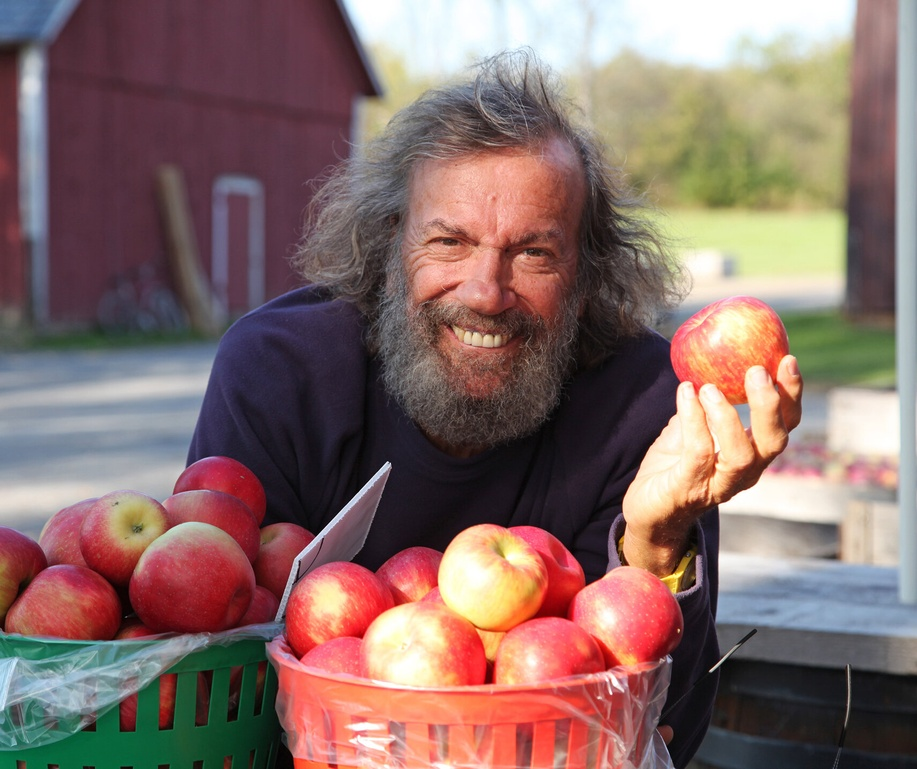
#> input picture Assignment1_Object-Detection/ressources/1person.jpg, 917 x 769 px, shrunk from 1710 x 1434 before the run, given in place of template.jpg, which was not available
$ python problem1.py
#> lines starting #> are read from the running program, lines starting #| are printed output that depends on the picture; pictures that were not available may be replaced by others from this repository, and a replacement may not be noted
### Assignment1_Object-Detection/src/Matcher.py
#!/usr/bin/env python3
#
# Created on Thu Apr 15 2021
#
# Arthur Lang
# Matcher.py
#

import cv2

# @Class Matcher
# match a picture inside another one.
class Matcher():

    def __init__(self):
        # use sift since surf is not available in pip package of opencv
        self.sift = cv2.SIFT_create()
        # FLANN parameters
        FLANN_INDEX_KDTREE = 0
        self._matcher = cv2.FlannBasedMatcher(dict(algorithm = FLANN_INDEX_KDTREE, trees = 5), dict(checks=50))
        self._lowesRatioConstant = 0.7 # value taken from Opencv Tutorials

    # @method match
    # match a picture into another one
    # @param refImg: image in which the other picture has to be found.
    # @param template: picture to found in refImg
    # @return picture of the match
    def match(self, refImg, template):
        # read Pictures
#> called with refImg = 'ressources/test-image.jpg', template = 'ressources/template.jpg'
        toMatch = cv2.imread(template, cv2.IMREAD_GRAYSCALE)
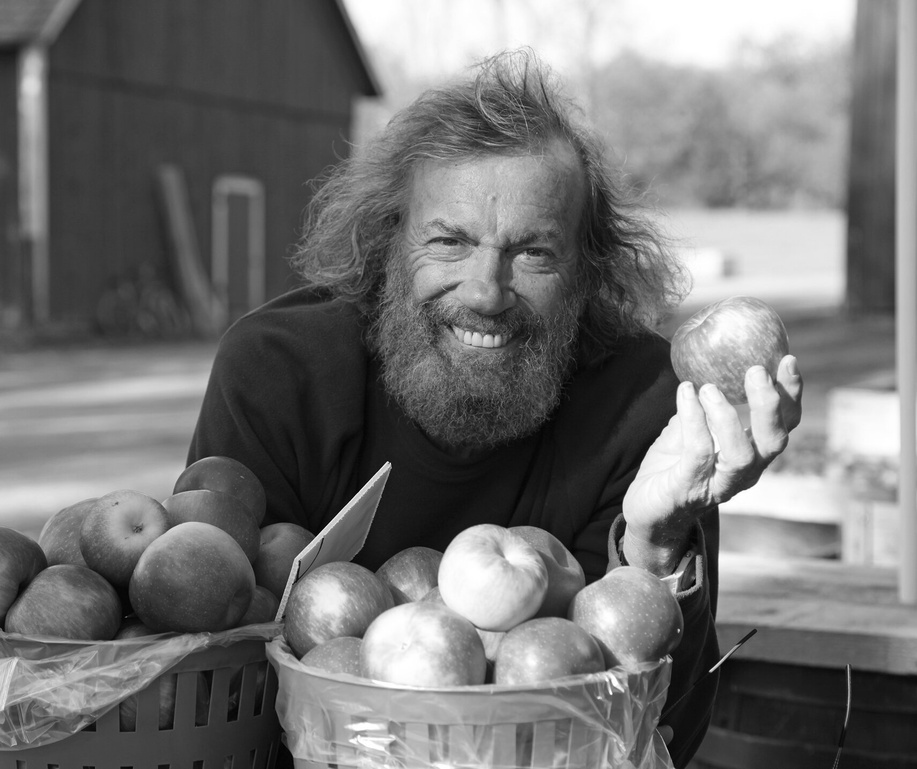
#> toMatch: shape (769, 917); min 0, max 255, mean 115.9
        if (toMatch is None):
            raise RuntimeError("Error: Can't read image to match.")
        refImg = cv2.imread(refImg, cv2.IMREAD_GRAYSCALE)
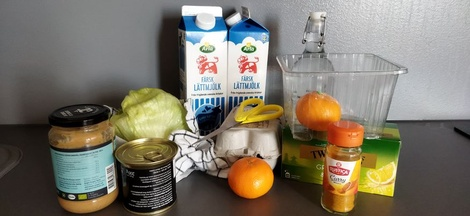
#> input picture Assignment1_Object-Detection/ressources/test-image.jpg, 470 x 216 px, shrunk from 876 x 403 before the run
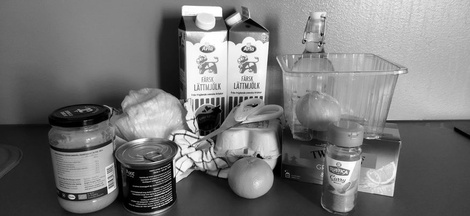
#> refImg: shape (216, 470); min 0, max 255, mean 120
        if (refImg is None):
            raise RuntimeError("Error: Can't read reference image.")
        # find the keypoints and descriptors
        toMatchKp, toMatchDes = self.sift.detectAndCompute(toMatch, None)
#> toMatchKp = 1536 keypoints; strongest (x, y, size): (711, 670, 2.4), (692, 531, 40.2), (655, 488, 39.3), (483, 569, 58.5)
        refKp, refDes = self.sift.detectAndCompute(refImg, None)
#> refKp = 528 keypoints; strongest (x, y, size): (235, 19, 6.9), (212, 120, 20.9), (258, 156, 2.6), (187, 11, 7.6)
        matches = self._matcher.knnMatch(toMatchDes, refDes, k=2)
#> matches = 1536 matches
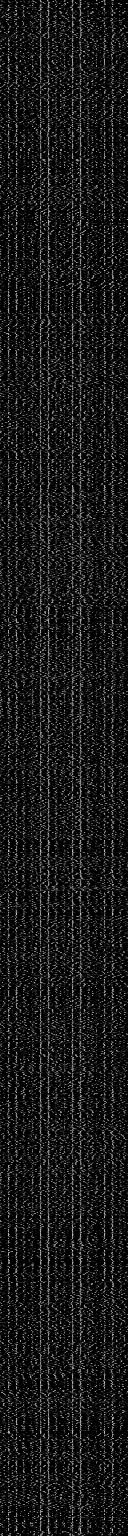
#> toMatchDes: shape (1536, 128) float32; min 0, max 208, mean 25
        # mask to select only good matches
        matchesMask = [[0,0] for i in range(len(matches))]
#> matchesMask = 1536 pairs, first value 0 to 0, second value 0 to 0
        # Lowe's ratio test to remove unusefull matches
        for i, (m, n) in enumerate(matches):
            if m.distance < self._lowesRatioConstant * n.distance:
                matchesMask[i]=[1,0]
#> after the loop, matchesMask = 1536 pairs, first value 0 to 1, second value 0 to 0

        draw_params = dict(matchColor = (0,255,0),
                        singlePointColor = (255,0,0),
                        matchesMask = matchesMask,
                        flags = 0)
#> draw_params = 4 items
        return cv2.drawMatchesKnn(toMatch, toMatchKp, refImg, refKp, matches, None, **draw_params)
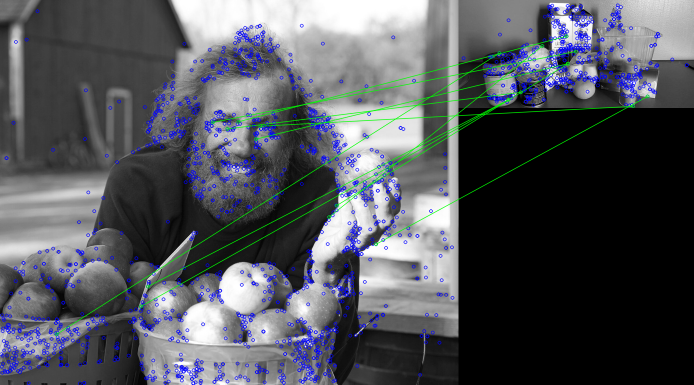
#> returned value: shape (769, 1387, 3) (shown at 1/2 size); mean of channels 0, 1, 2 91.7, 85.2, 82.6; drawn as B, G, R

### Assignment1_Object-Detection/problem1.py
#!/usr/bin/env python3
#
# Created on Mon Apr 12 2021
#
# Arthur Lang
# main.py
#

import cv2
import sys
import numpy

from src.Matcher import Matcher

REF_IMG = "ressources/test-image.jpg"
TEMPLATE = "ressources/template.jpg"

# @function saveRoi
# save roi as a file
def saveROI():
    refImg = cv2.imread(REF_IMG, cv2.IMREAD_COLOR)
    # select roi
    roi = cv2.selectROI(refImg)
    if (roi[0] != 0 and roi[1] != 0 and roi[2] != 0 and roi[3] != 0): # everything went good with roi
        imgCrop = refImg[int(roi[1]):int(roi[1]+roi[3]), int(roi[0]):int(roi[0]+roi[2])]
        cv2.imwrite("ressources/template.jpg", imgCrop)
    cv2.destroyAllWindows()

def help():
    res = "Usage: ./problem1.py [OPTION]\nMatch a picture from a template."
    res += "\n\n  -e, --extract\t\t\tgenerate a template image that can be extract by the program."
    res += "\n  -h, --help\t\t\tDislay help."
    return res

def main():
    av = sys.argv
    if (len(av) > 1):
        if (av[1] == "--extract" or av[1] == "-e"):
            saveROI()
        elif (av[1] == "--help" or av[1 == "-h"]):
            print(help())
            return
    mtch = Matcher()
    cv2.imshow("Matches", mtch.match(REF_IMG, TEMPLATE))
    cv2.waitKey()
    return 0

if __name__ == "__main__":
    main()
